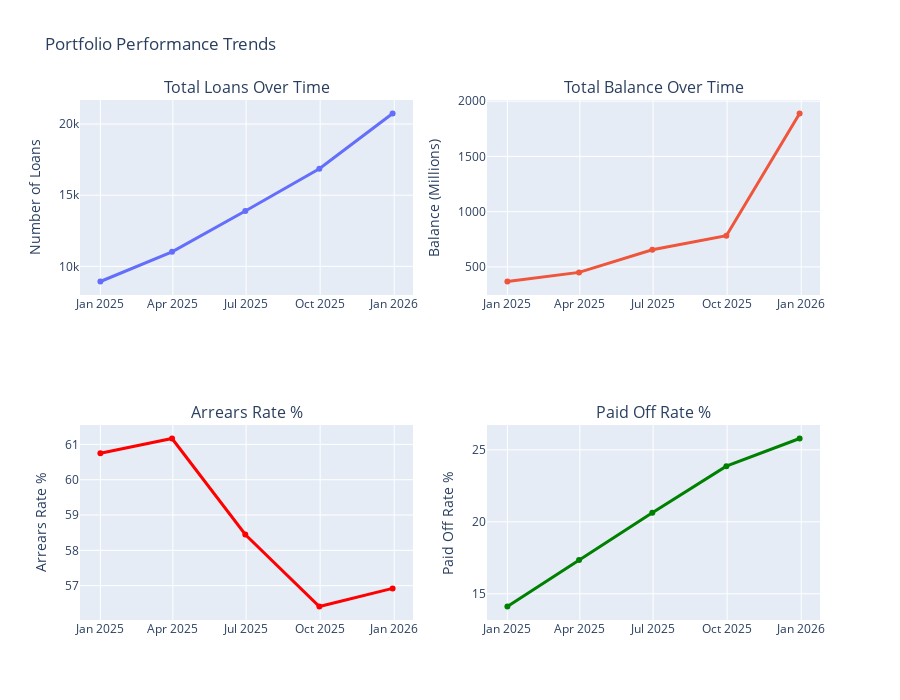

Here is the notebook cell this chart was saved with:
### Code cell
# Portfolio growth visualization
fig = make_subplots(rows=2, cols=2,
                    subplot_titles=('Total Loans Over Time', 'Total Balance Over Time',
                                    'Arrears Rate %', 'Paid Off Rate %'),
                    specs=[[{'secondary_y': False}, {'secondary_y': False}],
                           [{'secondary_y': False}, {'secondary_y': False}]])

fig.add_trace(go.Scatter(x=portfolio_perf['snapshot_date'], y=portfolio_perf['total_loans'],
                         name='Total Loans', mode='lines+markers', line=dict(width=3)),
              row=1, col=1)

fig.add_trace(go.Scatter(x=portfolio_perf['snapshot_date'], y=portfolio_perf['total_balance']/1e6,
                         name='Balance (M)', mode='lines+markers', line=dict(width=3)),
              row=1, col=2)

fig.add_trace(go.Scatter(x=portfolio_perf['snapshot_date'], y=portfolio_perf['arrears_rate_pct'],
                         name='Arrears %', mode='lines+markers', line=dict(color='red', width=3)),
              row=2, col=1)

fig.add_trace(go.Scatter(x=portfolio_perf['snapshot_date'], y=portfolio_perf['paid_off_rate_pct'],
                         name='Paid Off %', mode='lines+markers', line=dict(color='green', width=3)),
              row=2, col=2)

fig.update_layout(height=700, title_text="Portfolio Performance Trends", showlegend=False)
fig.update_yaxes(title_text="Number of Loans", row=1, col=1)
fig.update_yaxes(title_text="Balance (Millions)", row=1, col=2)
fig.update_yaxes(title_text="Arrears Rate %", row=2, col=1)
fig.update_yaxes(title_text="Paid Off Rate %", row=2, col=2)
fig.show()

### Figure 1 — Plotly figure (JSON) as saved in the notebook; plotly's stock layout.template omitted (floating-point values rounded to 4 significant figures)
{"data": [{"line": {"width": 3}, "mode": "lines+markers", "name": "Total Loans", "type": "scatter", "x": ["2025-01-01T00:00:00.000000", "2025-03-31T00:00:00.000000", "2025-06-30T00:00:00.000000", "2025-09-30T00:00:00.000000", "2025-12-30T00:00:00.000000"], "xaxis": "x", "y": [8935, 11024, 13891, 16864, 20742], "yaxis": "y"}, {"line": {"width": 3}, "mode": "lines+markers", "name": "Balance (M)", "type": "scatter", "x": ["2025-01-01T00:00:00.000000", "2025-03-31T00:00:00.000000", "2025-06-30T00:00:00.000000", "2025-09-30T00:00:00.000000", "2025-12-30T00:00:00.000000"], "xaxis": "x2", "y": [368.0, 450.4, 654.6, 782.8, 1888.0], "yaxis": "y2"}, {"line": {"color": "red", "width": 3}, "mode": "lines+markers", "name": "Arrears %", "type": "scatter", "x": ["2025-01-01T00:00:00.000000", "2025-03-31T00:00:00.000000", "2025-06-30T00:00:00.000000", "2025-09-30T00:00:00.000000", "2025-12-30T00:00:00.000000"], "xaxis": "x3", "y": [60.75, 61.17, 58.45, 56.41, 56.92], "yaxis": "y3"}, {"line": {"color": "green", "width": 3}, "mode": "lines+markers", "name": "Paid Off %", "type": "scatter", "x": ["2025-01-01T00:00:00.000000", "2025-03-31T00:00:00.000000", "2025-06-30T00:00:00.000000", "2025-09-30T00:00:00.000000", "2025-12-30T00:00:00.000000"], "xaxis": "x4", "y": [14.11, 17.35, 20.62, 23.87, 25.79], "yaxis": "y4"}], "layout": {"annotations": [{"font": {"size": 16}, "showarrow": false, "text": "Total Loans Over Time", "x": 0.225, "xanchor": "center", "xref": "paper", "y": 1, "yanchor": "bottom", "yref": "paper"}, {"font": {"size": 16}, "showarrow": false, "text": "Total Balance Over Time", "x": 0.775, "xanchor": "center", "xref": "paper", "y": 1, "yanchor": "bottom", "yref": "paper"}, {"font": {"size": 16}, "showarrow": false, "text": "Arrears Rate %", "x": 0.225, "xanchor": "center", "xref": "paper", "y": 0.375, "yanchor": "bottom", "yref": "paper"}, {"font": {"size": 16}, "showarrow": false, "text": "Paid Off Rate %", "x": 0.775, "xanchor": "center", "xref": "paper", "y": 0.375, "yanchor": "bottom", "yref": "paper"}], "height": 700, "showlegend": false, "title": {"text": "Portfolio Performance Trends"}, "xaxis": {"anchor": "y", "domain": [0, 0.45]}, "xaxis2": {"anchor": "y2", "domain": [0.55, 1]}, "xaxis3": {"anchor": "y3", "domain": [0, 0.45]}, "xaxis4": {"anchor": "y4", "domain": [0.55, 1]}, "yaxis": {"anchor": "x", "domain": [0.625, 1], "title": {"text": "Number of Loans"}}, "yaxis2": {"anchor": "x2", "domain": [0.625, 1], "title": {"text": "Balance (Millions)"}}, "yaxis3": {"anchor": "x3", "domain": [0, 0.375], "title": {"text": "Arrears Rate %"}}, "yaxis4": {"anchor": "x4", "domain": [0, 0.375], "title": {"text": "Paid Off Rate %"}}}}
